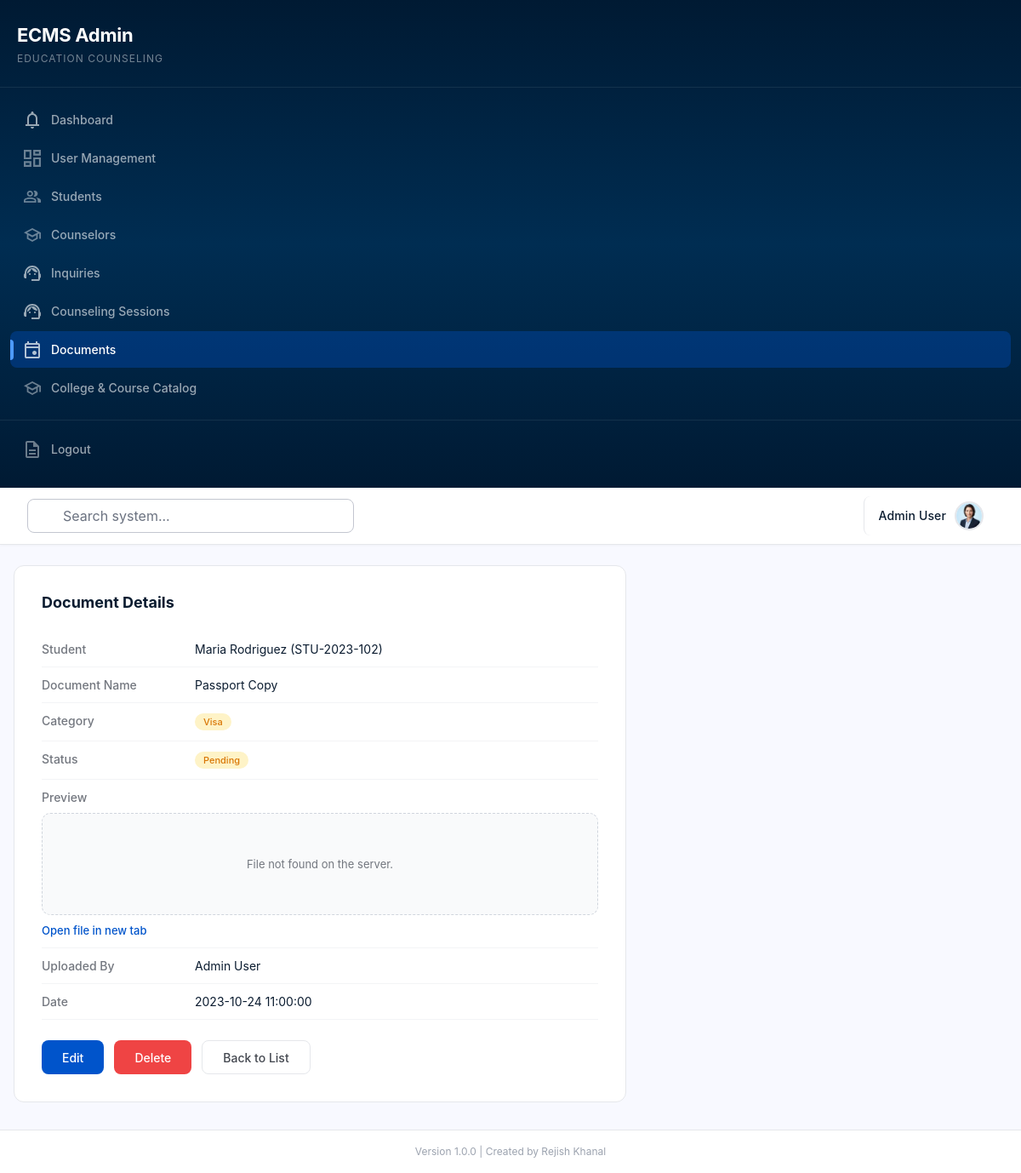
Page /admin/documents/2 (signed in) on the committed database.
### tables this page shows
CREATE TABLE IF NOT EXISTS documents (
    id INT AUTO_INCREMENT PRIMARY KEY,
    student_id INT,
    name VARCHAR(255) NOT NULL,
    size VARCHAR(20),
    type VARCHAR(20),
    category ENUM('education', 'visa') DEFAULT 'education',
    assigned_by INT,
    assigned_at TIMESTAMP NULL,
    submitted_at TIMESTAMP NULL,
    status ENUM('assigned', 'pending', 'approved', 'rejected', 'resubmit') DEFAULT 'pending',
    reviewed_by INT,
    reviewed_at TIMESTAMP NULL,
    remarks TEXT,
    file_path VARCHAR(500),
    uploaded_by INT,
    created_at TIMESTAMP DEFAULT CURRENT_TIMESTAMP,
    FOREIGN KEY (student_id) REFERENCES students(id) ON DELETE SET NULL,
    FOREIGN KEY (uploaded_by) REFERENCES users(id) ON DELETE SET NULL,
    FOREIGN KEY (reviewed_by) REFERENCES users(id) ON DELETE SET NULL,
    FOREIGN KEY (assigned_by) REFERENCES users(id) ON DELETE SET NULL
);

CREATE TABLE IF NOT EXISTS students (
    id INT AUTO_INCREMENT PRIMARY KEY,
    student_id VARCHAR(50) UNIQUE,
    name VARCHAR(255) NOT NULL,
    email VARCHAR(255) UNIQUE NOT NULL,
    education_level VARCHAR(50),
    counselor_id INT,
    status ENUM('active', 'inactive') DEFAULT 'active',
    created_at TIMESTAMP DEFAULT CURRENT_TIMESTAMP,
    FOREIGN KEY (counselor_id) REFERENCES counselors(id) ON DELETE SET NULL
);

CREATE TABLE IF NOT EXISTS users (
    id INT AUTO_INCREMENT PRIMARY KEY,
    user_id VARCHAR(50) UNIQUE,
    name VARCHAR(255) NOT NULL,
    email VARCHAR(255) UNIQUE NOT NULL,
    password VARCHAR(255) NOT NULL,
    role ENUM('admin', 'counselor', 'student') DEFAULT 'student',
    status ENUM('active', 'inactive') DEFAULT 'active',
    created_at TIMESTAMP DEFAULT CURRENT_TIMESTAMP
);

### backend/views/admin/documents/show.php (the view, shortened to what the rows shown need)
<div class="detail-card">
    <div class="detail-row">
        <span class="detail-label">Student</span>
        <span class="detail-value"><?php echo e($document['student_name'] ?? 'Unknown'); ?> (<?php echo e($document['student_code'] ?? 'N/A'); ?>)</span>
    </div>
    <div class="detail-row">
        <span class="detail-label">Document Name</span>
        <span class="detail-value"><?php echo e($document['name']); ?></span>
    </div>
    <div class="detail-row">
        <span class="detail-value"><span class="doc-badge doc-badge--<?php echo e($document['category']); ?>"><?php echo e(ucfirst($document['category'])); ?></span></span>
    </div>
    <div class="detail-row">
        <span class="detail-value"><span class="doc-badge doc-badge--<?php echo e($document['status']); ?>"><?php echo e(ucfirst($document['status'])); ?></span></span>
    </div>
    <div class="detail-row">
        <span class="detail-label">Uploaded By</span>
        <span class="detail-value"><?php echo e($document['uploaded_by_name'] ?? '-'); ?></span>
    </div>
    <div class="detail-row">
        <span class="detail-label">Date</span>
        <span class="detail-value"><?php echo e($document['created_at'] ?? '-'); ?></span>
    </div>
</div>
<?php $content = ob_get_clean(); include __DIR__ . '/../../layouts/admin-layout.php';

### rows in the picture
documents: student.name "Maria Rodriguez", student.student_id "STU-2023-102", name "Passport Copy", category "Visa", status "Pending", uploaded_by.name "Admin User", created_at "2023-10-24 11:00:00"

### other values in the picture
$item['label'] "Dashboard"
$item['label'] "User Management"
$item['label'] "Students"
$item['label'] "Counselors"
$item['label'] "Inquiries"
$item['label'] "Counseling Sessions"
$item['label'] "Documents"
$item['label'] "College & Course Catalog"
$_SESSION['user']['name'] "Admin User"
